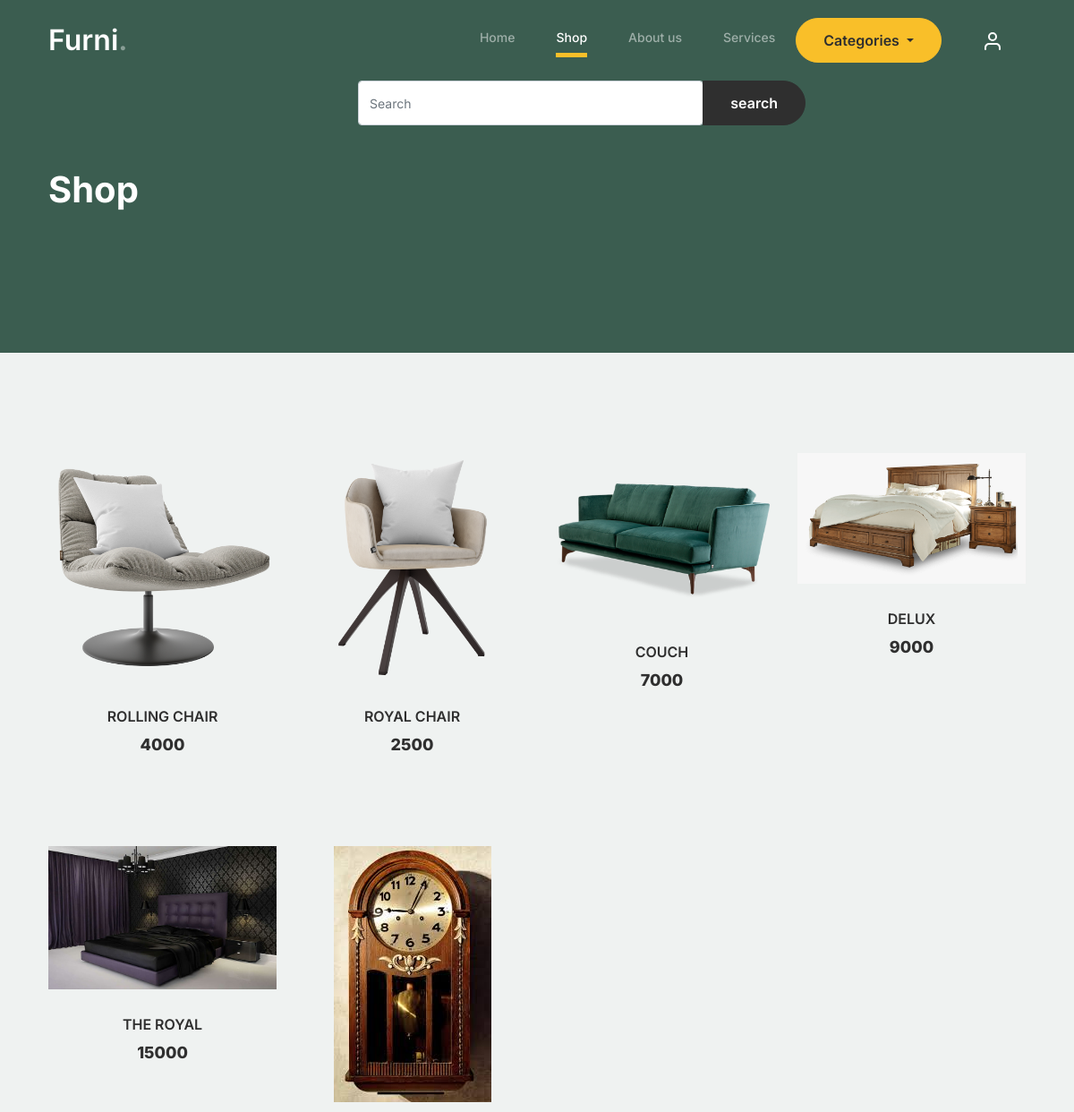
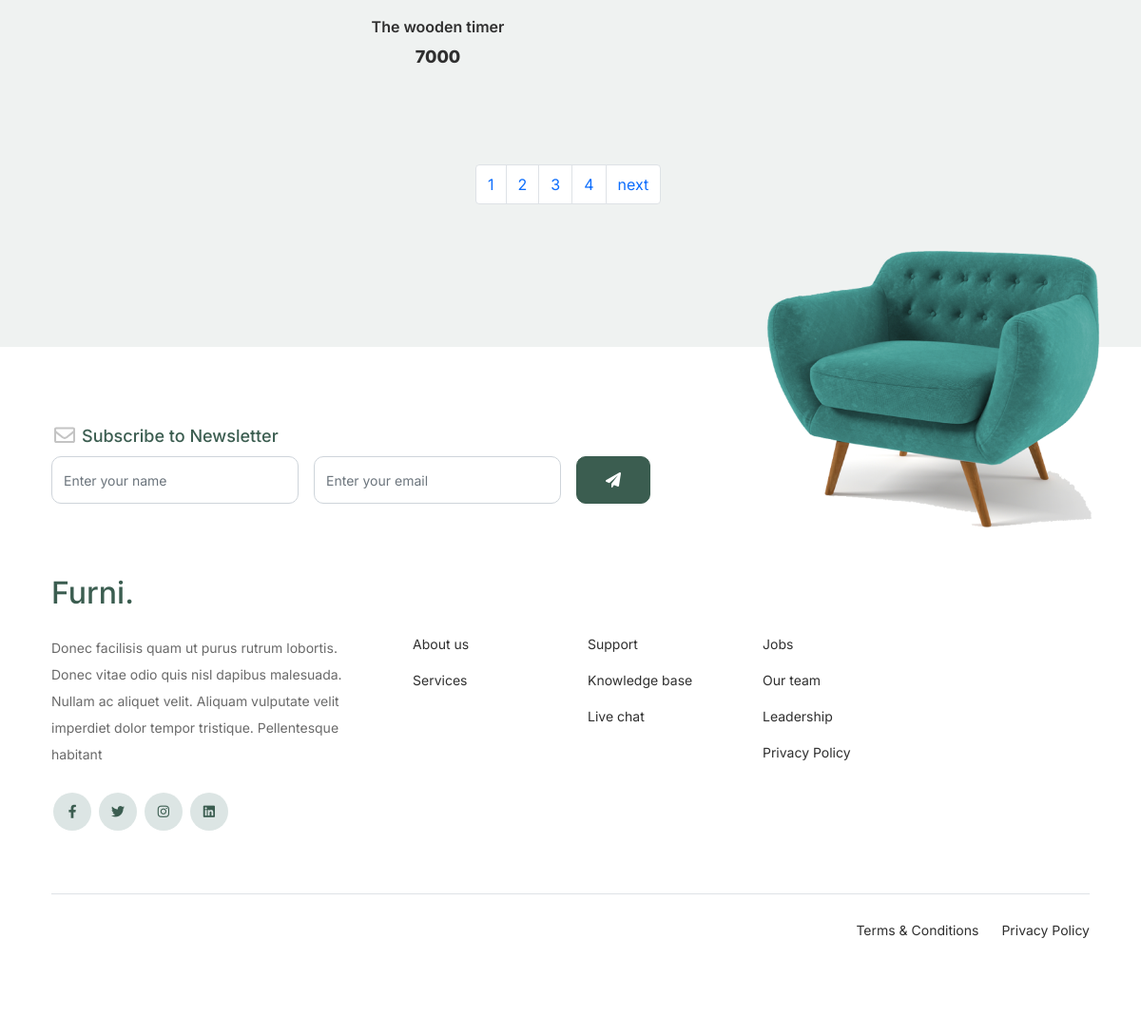
The app's page /shop/ with its own data (2 pictures, top to bottom).
### comstore/models.py (models this page shows, shortened)
class Product(models.Model):
    prdtname=models.CharField(max_length=20)
    prdtdescription=models.TextField()
    prdtimage=models.ImageField(upload_to='image',default='')
    prdtprice=models.IntegerField()
    categories=models.ForeignKey(Categories,on_delete=models.CASCADE)
    stock=models.IntegerField(default=1)

### comstore/views.py (the view)
# urls.py: path('shop/', views.shop, name='shop'),
def shop(request):
    data=Product.objects.all()
    data2 = Categories.objects.all()
    p=Paginator(data,6)
    page_num=request.GET.get("page")
    data_obj= p.get_page(page_num)
    return render(request, "shop.html", {'data2': data2,'data':data_obj,'p':p})

### comstore/templates/shop.html (shortened to what this page needs)
<!doctype html>
{% load static %}
<html lang="en">
<head>
		<link href="https://cdn.jsdelivr.net/npm/bootstrap@5.3.2/dist/css/bootstrap.min.css" rel="stylesheet">
		<link href="{% static 'css/bootstrap.min.css' %}" rel="stylesheet">
		<link href="https://cdnjs.cloudflare.com/ajax/libs/font-awesome/6.0.0-beta3/css/all.min.css" rel="stylesheet">
		<link href="{% static 'css/tiny-slider.css' %}" rel="stylesheet">
		<link href="{% static 'css/style.css' %}" rel="stylesheet">
	</head>
	<body>
		<nav class="custom-navbar navbar navbar navbar-expand-md navbar-dark bg-dark" arial-label="Furni navigation bar">
			<div class="container">
				<a class="navbar-brand" href="index.html">Furni<span>.</span></a>
				<div class="collapse navbar-collapse" id="navbarsFurni">
					<ul class="custom-navbar-nav navbar-nav ms-auto mb-2 mb-md-0">
						<li class="nav-item ">
							<a class="nav-link" href="{% url 'index' %}">Home</a>
						</li>
						<li class="active"><a class="nav-link" href="{% url 'shop' %}">Shop</a></li>
						<li><a class="nav-link" href="about.html">About us</a></li>
						<li><a class="nav-link" href="services.html">Services</a></li>
						<div class="dropdown">
							<button class="btn btn-secondary dropdown-toggle" type="button" data-bs-toggle="dropdown" aria-expanded="false">
								Categories
							</button>
						</div>
					</ul>
					<ul class="custom-navbar-cta navbar-nav mb-2 mb-md-0 ms-5">
						<li><a class="nav-link" href="#"><img src="{% static 'images/user.svg' %}"></a></li>
					</ul>
				</div>
			</div>
		</nav>
		<form method="get" action="{% url 'search' %}">
<div class="input-group" style="position:absolute; right: 300px; width:500px;">
  <input type="search"  name="search" class="form-control rounded" placeholder="Search" aria-label="Search" aria-describedby="search-addon" />
  <button type="button" class="btn btn-outline-primary" data-mdb-ripple-init>search</button>
</div>
				</form>
			<div class="hero">
				<div class="container">
					<div class="row justify-content-between">
						<div class="col-lg-5">
							<div class="intro-excerpt">
								<h1>Shop</h1>
							</div>
						</div>
						<div class="col-lg-7">
						</div>
					</div>
				</div>
			</div>
		<div class="untree_co-section product-section before-footer-section">
		    <div class="container">
		      	<div class="row">
					{% for i in data %}
					<div class="col-12 col-md-4 col-lg-3 mb-5">
						<a class="product-item" href="{% url 'view_details' i.id %}">
							<img src="{{i.prdtimage.url}}" class="img-fluid product-thumbnail">
							<h3 class="product-title">{{i.prdtname}}</h3>
							<strong class="product-price">{{i.prdtprice}}</strong>
						</a>
					</div>
					{% endfor %}
				</div>
					<div style="position:absolute; left: 500px;">
  <nav aria-label="...">
  <ul class="pagination">
    {% for p in p.page_range %}
     <li class="page-item"><a class="page-link" href="?page={{p}}">{{p}}</a></li>
    {% endfor %}
    <li class="page-item">
   {% if data.has_next %}
    <li class="page-item"><a class="page-link" href="?page={{data.next_page_number}}">next</a></li>
    {% endif %}
  </ul>
</nav>
</div>
				</div>
		</div>
		<footer class="footer-section">
			<div class="container relative">
				<div class="sofa-img">
					<img src="{% static 'images/sofa.png' %}" alt="Image" class="img-fluid">
				</div>
				<div class="row">
					<div class="col-lg-8">
						<div class="subscription-form">
							<h3 class="d-flex align-items-center"><span class="me-1"><img src="{% static 'images/envelope-outline.svg' %}" alt="Image" class="img-fluid"></span><span>Subscribe to Newsletter</span></h3>
							<form action="#" class="row g-3">
								<div class="col-auto">
									<input type="text" class="form-control" placeholder="Enter your name">
								</div>
								<div class="col-auto">
									<input type="email" class="form-control" placeholder="Enter your email">
								</div>
								<div class="col-auto">
									<button class="btn btn-primary">
										<span class="fa fa-paper-plane"></span>
									</button>
								</div>
							</form>
						</div>
					</div>
				</div>
				<div class="row g-5 mb-5">
					<div class="col-lg-4">
						<div class="mb-4 footer-logo-wrap"><a href="#" class="footer-logo">Furni<span>.</span></a></div>
						<p class="mb-4">Donec facilisis quam ut purus rutrum lobortis. Donec vitae odio quis nisl dapibus malesuada. Nullam ac aliquet velit. Aliquam vulputate velit imperdiet dolor tempor tristique. Pellentesque habitant</p>
						<ul class="list-unstyled custom-social">
							<li><a href="#"><span class="fa fa-brands fa-facebook-f"></span></a></li>
							<li><a href="#"><span class="fa fa-brands fa-twitter"></span></a></li>
							<li><a href="#"><span class="fa fa-brands fa-instagram"></span></a></li>
							<li><a href="#"><span class="fa fa-brands fa-linkedin"></span></a></li>
						</ul>
					</div>
					<div class="col-lg-8">
						<div class="row links-wrap">
							<div class="col-6 col-sm-6 col-md-3">
								<ul class="list-unstyled">
									<li><a href="#">About us</a></li>
									<li><a href="#">Services</a></li></ul>
							</div>
							<div class="col-6 col-sm-6 col-md-3">
								<ul class="list-unstyled">
									<li><a href="#">Support</a></li>
									<li><a href="#">Knowledge base</a></li>
									<li><a href="#">Live chat</a></li>
								</ul>
							</div>
							<div class="col-6 col-sm-6 col-md-3">
								<ul class="list-unstyled">
									<li><a href="#">Jobs</a></li>
									<li><a href="#">Our team</a></li>
									<li><a href="#">Leadership</a></li>
									<li><a href="#">Privacy Policy</a></li>
								</ul>
							</div>
						</div>
					</div>
				</div>
				<div class="border-top copyright">
					<div class="row pt-4">
						<div class="col-lg-6">
						</div>
						<div class="col-lg-6 text-center text-lg-end">
							<ul class="list-unstyled d-inline-flex ms-auto">
								<li class="me-4"><a href="#">Terms &amp; Conditions</a></li>
								<li><a href="#">Privacy Policy</a></li>
							</ul>
						</div>
					</div>
				</div>
			</div>
		</footer>
	</body>
</html>

### records on screen
Product: prdtimage (picture), prdtname "ROLLING CHAIR", prdtprice "4000"
Product: prdtimage (picture), prdtname "ROYAL CHAIR", prdtprice "2500"
Product: prdtimage (picture), prdtname "COUCH", prdtprice "7000"
Product: prdtimage (picture), prdtname "DELUX", prdtprice "9000"
Product: prdtimage (picture), prdtname "THE ROYAL", prdtprice "15000"
Product: prdtimage (picture), prdtname "The wooden timer", prdtprice "7000"

### other values on screen
{{ p }} "1" "2" "3" "4"
